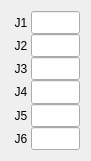
  <widget class="QWidget" name="gridLayoutWidget_2">
   <property name="geometry">
    <rect>
     <x>340</x>
     <y>30</y>
     <width>91</width>
     <height>161</height>
    </rect>
   </property>
   <layout class="QGridLayout" name="gridLayout_2">
    <property name="spacing">
     <number>0</number>
    </property>
    <item row="4" column="0">
     <widget class="QLabel" name="label_7">
      <property name="sizePolicy">
       <sizepolicy hsizetype="Minimum" vsizetype="Minimum">
        <horstretch>0</horstretch>
        <verstretch>0</verstretch>
       </sizepolicy>
      </property>
      <property name="minimumSize">
       <size>
        <width>20</width>
        <height>0</height>
       </size>
      </property>
      <property name="text">
       <string>J5</string>
      </property>
      <property name="alignment">
       <set>Qt::AlignCenter</set>
      </property>
     </widget>
    </item>
    <item row="5" column="0">
     <widget class="QLabel" name="label_8">
      <property name="sizePolicy">
       <sizepolicy hsizetype="Minimum" vsizetype="Minimum">
        <horstretch>0</horstretch>
        <verstretch>0</verstretch>
       </sizepolicy>
      </property>
      <property name="minimumSize">
       <size>
        <width>20</width>
        <height>0</height>
       </size>
      </property>
      <property name="text">
       <string>J6</string>
      </property>
      <property name="alignment">
       <set>Qt::AlignCenter</set>
      </property>
     </widget>
    </item>
    <item row="0" column="0">
     <widget class="QLabel" name="label_9">
      <property name="sizePolicy">
       <sizepolicy hsizetype="Minimum" vsizetype="Minimum">
        <horstretch>0</horstretch>
        <verstretch>0</verstretch>
       </sizepolicy>
      </property>
      <property name="minimumSize">
       <size>
        <width>20</width>
        <height>0</height>
       </size>
      </property>
      <property name="text">
       <string>J1</string>
      </property>
      <property name="alignment">
       <set>Qt::AlignCenter</set>
      </property>
     </widget>
    </item>
    <item row="1" column="0">
     <widget class="QLabel" name="label_10">
      <property name="sizePolicy">
       <sizepolicy hsizetype="Minimum" vsizetype="Minimum">
        <horstretch>0</horstretch>
        <verstretch>0</verstretch>
       </sizepolicy>
      </property>
      <property name="minimumSize">
       <size>
        <width>20</width>
        <height>0</height>
       </size>
      </property>
      <property name="text">
       <string>J2</string>
      </property>
      <property name="alignment">
       <set>Qt::AlignCenter</set>
      </property>
     </widget>
    </item>
    <item row="3" column="0">
     <widget class="QLabel" name="label_11">
      <property name="sizePolicy">
       <sizepolicy hsizetype="Minimum" vsizetype="Minimum">
        <horstretch>0</horstretch>
        <verstretch>0</verstretch>
       </sizepolicy>
      </property>
      <property name="minimumSize">
       <size>
        <width>20</width>
        <height>0</height>
       </size>
      </property>
      <property name="text">
       <string>J4</string>
      </property>
      <property name="alignment">
       <set>Qt::AlignCenter</set>
      </property>
     </widget>
    </item>
    <item row="2" column="0">
     <widget class="QLabel" name="label_12">
      <property name="sizePolicy">
       <sizepolicy hsizetype="Minimum" vsizetype="Minimum">
        <horstretch>0</horstretch>
        <verstretch>0</verstretch>
       </sizepolicy>
      </property>
      <property name="minimumSize">
       <size>
        <width>20</width>
        <height>0</height>
       </size>
      </property>
      <property name="text">
       <string>J3</string>
      </property>
      <property name="alignment">
       <set>Qt::AlignCenter</set>
      </property>
     </widget>
    </item>
    <item row="0" column="1">
     <widget class="QLineEdit" name="LE_JNT_ENC_1">
      <property name="sizePolicy">
       <sizepolicy hsizetype="Expanding" vsizetype="Expanding">
        <horstretch>0</horstretch>
        <verstretch>0</verstretch>
       </sizepolicy>
      </property>
     </widget>
    </item>
    <item row="1" column="1">
     <widget class="QLineEdit" name="LE_JNT_ENC_2">
      <property name="sizePolicy">
       <sizepolicy hsizetype="Expanding" vsizetype="Expanding">
        <horstretch>0</horstretch>
        <verstretch>0</verstretch>
       </sizepolicy>
      </property>
     </widget>
    </item>
    <item row="2" column="1">
     <widget class="QLineEdit" name="LE_JNT_ENC_3">
      <property name="sizePolicy">
       <sizepolicy hsizetype="Expanding" vsizetype="Expanding">
        <horstretch>0</horstretch>
        <verstretch>0</verstretch>
       </sizepolicy>
      </property>
     </widget>
    </item>
    <item row="3" column="1">
     <widget class="QLineEdit" name="LE_JNT_ENC_4">
      <property name="sizePolicy">
       <sizepolicy hsizetype="Expanding" vsizetype="Expanding">
        <horstretch>0</horstretch>
        <verstretch>0</verstretch>
       </sizepolicy>
      </property>
     </widget>
    </item>
    <item row="4" column="1">
     <widget class="QLineEdit" name="LE_JNT_ENC_5">
      <property name="sizePolicy">
       <sizepolicy hsizetype="Expanding" vsizetype="Expanding">
        <horstretch>0</horstretch>
        <verstretch>0</verstretch>
       </sizepolicy>
      </property>
     </widget>
    </item>
    <item row="5" column="1">
     <widget class="QLineEdit" name="LE_JNT_ENC_6">
      <property name="sizePolicy">
       <sizepolicy hsizetype="Expanding" vsizetype="Expanding">
        <horstretch>0</horstretch>
        <verstretch>0</verstretch>
       </sizepolicy>
      </property>
     </widget>
    </item>
   </layout>
  </widget>
